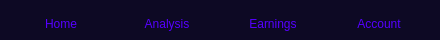
     <widget class="QFrame" name="bottomBar">
      <property name="minimumSize">
       <size>
        <width>0</width>
        <height>40</height>
       </size>
      </property>
      <property name="maximumSize">
       <size>
        <width>16777215</width>
        <height>40</height>
       </size>
      </property>
      <property name="styleSheet">
       <string notr="true">background-color: rgb(13, 9, 36);</string>
      </property>
      <property name="frameShape">
       <enum>QFrame::NoFrame</enum>
      </property>
      <property name="frameShadow">
       <enum>QFrame::Raised</enum>
      </property>
      <layout class="QHBoxLayout" name="horizontalLayout_41">
       <item>
        <widget class="QPushButton" name="pushButton_17">
         <property name="minimumSize">
          <size>
           <width>100</width>
           <height>26</height>
          </size>
         </property>
         <property name="maximumSize">
          <size>
           <width>26</width>
           <height>26</height>
          </size>
         </property>
         <property name="styleSheet">
          <string notr="true">QPushButton {
	border: none;
	background-color: rgb(13, 9, 36);
	border-radius: 13;
	color: rgb(85, 0, 255);
}

QPushButton:hover {
	background-color: rgb(85, 0, 255);
	color: rgb(7, 255, 119);
}

QPushButton:pressed {
	background-color: rgb(0, 0, 0);
}</string>
         </property>
         <property name="text">
          <string>Home</string>
         </property>
         <property name="icon">
          <iconset resource="../../../../Download/New-PySide6-ui-design-master (1)/New-PySide6-ui-design-master/resources/resources.qrc">
           <normaloff>:/icons/icons/home.svg</normaloff>:/icons/icons/home.svg</iconset>
         </property>
         <property name="iconSize">
          <size>
           <width>20</width>
           <height>20</height>
          </size>
         </property>
        </widget>
       </item>
       <item>
        <widget class="QPushButton" name="pushButton_18">
         <property name="minimumSize">
          <size>
           <width>100</width>
           <height>26</height>
          </size>
         </property>
         <property name="maximumSize">
          <size>
           <width>26</width>
           <height>26</height>
          </size>
         </property>
         <property name="styleSheet">
          <string notr="true">QPushButton {
	border: none;
	background-color: rgb(13, 9, 36);
	border-radius: 13;
	color: rgb(85, 0, 255);
}

QPushButton:hover {
	background-color: rgb(85, 0, 255);
	color: rgb(7, 255, 119);
}

QPushButton:pressed {
	background-color: rgb(0, 0, 0);
}</string>
         </property>
         <property name="text">
          <string>Analysis</string>
         </property>
         <property name="icon">
          <iconset resource="../../../../Download/New-PySide6-ui-design-master (1)/New-PySide6-ui-design-master/resources/resources.qrc">
           <normaloff>:/icons/icons/chart.svg</normaloff>:/icons/icons/chart.svg</iconset>
         </property>
         <property name="iconSize">
          <size>
           <width>20</width>
           <height>20</height>
          </size>
         </property>
        </widget>
       </item>
       <item>
        <widget class="QPushButton" name="pushButton_19">
         <property name="minimumSize">
          <size>
           <width>100</width>
           <height>26</height>
          </size>
         </property>
         <property name="maximumSize">
          <size>
           <width>26</width>
           <height>26</height>
          </size>
         </property>
         <property name="styleSheet">
          <string notr="true">QPushButton {
	border: none;
	background-color: rgb(13, 9, 36);
	border-radius: 13;
	color: rgb(85, 0, 255);
}

QPushButton:hover {
	background-color: rgb(85, 0, 255);
	color: rgb(7, 255, 119);
}

QPushButton:pressed {
	background-color: rgb(0, 0, 0);
}</string>
         </property>
         <property name="text">
          <string>Earnings</string>
         </property>
         <property name="icon">
          <iconset resource="../../../../Download/New-PySide6-ui-design-master (1)/New-PySide6-ui-design-master/resources/resources.qrc">
           <normaloff>:/icons/icons/pouch.svg</normaloff>:/icons/icons/pouch.svg</iconset>
         </property>
         <property name="iconSize">
          <size>
           <width>20</width>
           <height>20</height>
          </size>
         </property>
        </widget>
       </item>
       <item>
        <widget class="QPushButton" name="pushButton_20">
         <property name="minimumSize">
          <size>
           <width>100</width>
           <height>26</height>
          </size>
         </property>
         <property name="maximumSize">
          <size>
           <width>26</width>
           <height>26</height>
          </size>
         </property>
         <property name="styleSheet">
          <string notr="true">QPushButton {
	border: none;
	background-color: rgb(13, 9, 36);
	border-radius: 13;
	color: rgb(85, 0, 255);
}

QPushButton:hover {
	background-color: rgb(85, 0, 255);
	color: rgb(7, 255, 119);
}

QPushButton:pressed {
	background-color: rgb(0, 0, 0);
}</string>
         </property>
         <property name="text">
          <string>Account</string>
         </property>
         <property name="icon">
          <iconset resource="../../../../Download/New-PySide6-ui-design-master (1)/New-PySide6-ui-design-master/resources/resources.qrc">
           <normaloff>:/icons/icons/account.svg</normaloff>:/icons/icons/account.svg</iconset>
         </property>
         <property name="iconSize">
          <size>
           <width>20</width>
           <height>20</height>
          </size>
         </property>
        </widget>
       </item>
      </layout>
     </widget>
